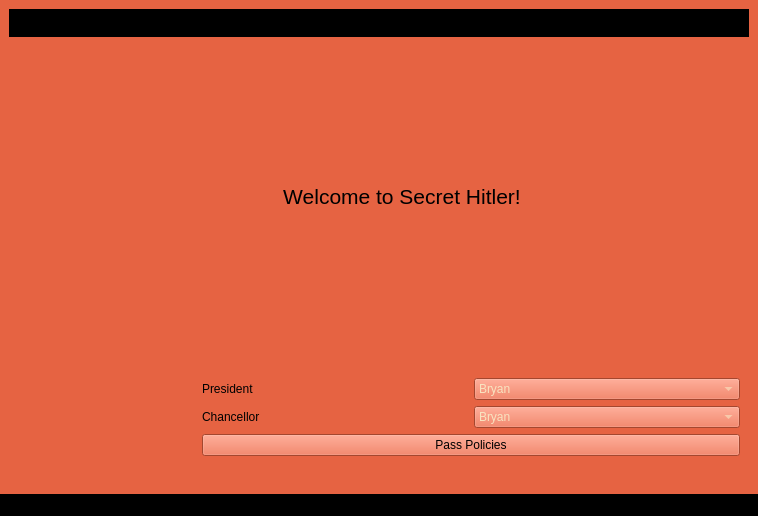
<?xml version="1.0" encoding="UTF-8"?>
<ui version="4.0">
 <class>MainWindow</class>
 <widget class="QMainWindow" name="MainWindow">
  <property name="geometry">
   <rect>
    <x>0</x>
    <y>0</y>
    <width>758</width>
    <height>516</height>
   </rect>
  </property>
  <property name="windowTitle">
   <string>MainWindow</string>
  </property>
  <property name="windowIcon">
   <iconset resource="resources/sh.qrc">
    <normaloff>:/sh/Secret-Hitler.png</normaloff>:/sh/Secret-Hitler.png</iconset>
  </property>
  <property name="styleSheet">
   <string notr="true">background-color: rgb(230, 99, 66);</string>
  </property>
  <property name="documentMode">
   <bool>false</bool>
  </property>
  <widget class="QWidget" name="centralwidget">
   <layout class="QGridLayout" name="gridLayout_7">
    <item row="0" column="0" colspan="2">
     <widget class="QFrame" name="frame">
      <property name="styleSheet">
       <string notr="true">background-color: rgb(0, 0, 0);</string>
      </property>
      <property name="frameShape">
       <enum>QFrame::StyledPanel</enum>
      </property>
      <property name="frameShadow">
       <enum>QFrame::Raised</enum>
      </property>
      <layout class="QGridLayout" name="gridLayout">
       <property name="leftMargin">
        <number>2</number>
       </property>
       <property name="topMargin">
        <number>2</number>
       </property>
       <property name="rightMargin">
        <number>2</number>
       </property>
       <property name="bottomMargin">
        <number>2</number>
       </property>
       <item row="0" column="0">
        <layout class="QHBoxLayout" name="horizontalLayout">
         <item>
          <spacer name="horizontalSpacer">
           <property name="orientation">
            <enum>Qt::Horizontal</enum>
           </property>
           <property name="sizeHint" stdset="0">
            <size>
             <width>40</width>
             <height>20</height>
            </size>
           </property>
          </spacer>
         </item>
         <item>
          <widget class="QPushButton" name="pushButton_min">
           <property name="text">
            <string/>
           </property>
           <property name="icon">
            <iconset resource="resources/sh.qrc">
             <normaloff>:/window_controls/min.bmp</normaloff>:/window_controls/min.bmp</iconset>
           </property>
           <property name="flat">
            <bool>true</bool>
           </property>
          </widget>
         </item>
         <item>
          <widget class="QPushButton" name="pushButton_max">
           <property name="text">
            <string/>
           </property>
           <property name="icon">
            <iconset resource="resources/sh.qrc">
             <normaloff>:/window_controls/max.bmp</normaloff>:/window_controls/max.bmp</iconset>
           </property>
           <property name="flat">
            <bool>true</bool>
           </property>
          </widget>
         </item>
         <item>
          <widget class="QPushButton" name="pushButton_close">
           <property name="text">
            <string/>
           </property>
           <property name="icon">
            <iconset resource="resources/sh.qrc">
             <normaloff>:/window_controls/close.bmp</normaloff>:/window_controls/close.bmp</iconset>
           </property>
           <property name="checkable">
            <bool>false</bool>
           </property>
           <property name="autoDefault">
            <bool>false</bool>
           </property>
           <property name="flat">
            <bool>true</bool>
           </property>
          </widget>
         </item>
        </layout>
       </item>
      </layout>
     </widget>
    </item>
    <item row="1" column="0" rowspan="3">
     <layout class="QVBoxLayout" name="verticalLayout_2">
      <item>
       <widget class="QPushButton" name="pushButton_new_game">
        <property name="whatsThis">
         <string>New Game</string>
        </property>
        <property name="text">
         <string/>
        </property>
        <property name="icon">
         <iconset resource="resources/sh.qrc">
          <normaloff>:/sh/hitler.bmp</normaloff>:/sh/hitler.bmp</iconset>
        </property>
        <property name="iconSize">
         <size>
          <width>60</width>
          <height>60</height>
         </size>
        </property>
        <property name="shortcut">
         <string>Ctrl+N</string>
        </property>
        <property name="flat">
         <bool>true</bool>
        </property>
       </widget>
      </item>
      <item>
       <widget class="QPushButton" name="pushButton_email">
        <property name="whatsThis">
         <string>Email Settings</string>
        </property>
        <property name="text">
         <string/>
        </property>
        <property name="icon">
         <iconset resource="resources/sh.qrc">
          <normaloff>:/sh/email.bmp</normaloff>:/sh/email.bmp</iconset>
        </property>
        <property name="iconSize">
         <size>
          <width>60</width>
          <height>60</height>
         </size>
        </property>
        <property name="shortcut">
         <string>Ctrl+M</string>
        </property>
        <property name="flat">
         <bool>true</bool>
        </property>
       </widget>
      </item>
      <item>
       <widget class="QPushButton" name="pushButton_players">
        <property name="whatsThis">
         <string>Players</string>
        </property>
        <property name="text">
         <string/>
        </property>
        <property name="icon">
         <iconset resource="resources/sh.qrc">
          <normaloff>:/sh/players.bmp</normaloff>:/sh/players.bmp</iconset>
        </property>
        <property name="iconSize">
         <size>
          <width>60</width>
          <height>60</height>
         </size>
        </property>
        <property name="shortcut">
         <string>Ctrl+P</string>
        </property>
        <property name="flat">
         <bool>true</bool>
        </property>
       </widget>
      </item>
     </layout>
    </item>
    <item row="1" column="1">
     <spacer name="verticalSpacer">
      <property name="orientation">
       <enum>Qt::Vertical</enum>
      </property>
      <property name="sizeHint" stdset="0">
       <size>
        <width>20</width>
        <height>120</height>
       </size>
      </property>
     </spacer>
    </item>
    <item row="2" column="1">
     <layout class="QGridLayout" name="gridLayout_5">
      <item row="0" column="1">
       <widget class="QLabel" name="label_3">
        <property name="font">
         <font>
          <pointsize>16</pointsize>
         </font>
        </property>
        <property name="text">
         <string>Welcome to Secret Hitler!</string>
        </property>
        <property name="alignment">
         <set>Qt::AlignCenter</set>
        </property>
       </widget>
      </item>
      <item row="0" column="0">
       <spacer name="horizontalSpacer_2">
        <property name="orientation">
         <enum>Qt::Horizontal</enum>
        </property>
        <property name="sizeHint" stdset="0">
         <size>
          <width>40</width>
          <height>20</height>
         </size>
        </property>
       </spacer>
      </item>
      <item row="0" column="2">
       <spacer name="horizontalSpacer_3">
        <property name="orientation">
         <enum>Qt::Horizontal</enum>
        </property>
        <property name="sizeHint" stdset="0">
         <size>
          <width>40</width>
          <height>20</height>
         </size>
        </property>
       </spacer>
      </item>
     </layout>
    </item>
    <item row="3" column="1">
     <spacer name="verticalSpacer_2">
      <property name="orientation">
       <enum>Qt::Vertical</enum>
      </property>
      <property name="sizeHint" stdset="0">
       <size>
        <width>20</width>
        <height>120</height>
       </size>
      </property>
     </spacer>
    </item>
    <item row="4" column="0" colspan="2">
     <layout class="QHBoxLayout" name="horizontalLayout_5">
      <item>
       <widget class="QPushButton" name="pushButton_pass_policies">
        <property name="whatsThis">
         <string>Pass Policies</string>
        </property>
        <property name="text">
         <string/>
        </property>
        <property name="icon">
         <iconset resource="resources/sh.qrc">
          <normaloff>:/actions/pass_policies.bmp</normaloff>:/actions/pass_policies.bmp</iconset>
        </property>
        <property name="iconSize">
         <size>
          <width>60</width>
          <height>60</height>
         </size>
        </property>
        <property name="shortcut">
         <string>Ctrl+P</string>
        </property>
        <property name="flat">
         <bool>true</bool>
        </property>
       </widget>
      </item>
      <item>
       <widget class="QPushButton" name="pushButton_reveal_player">
        <property name="whatsThis">
         <string>Reveal Party Affiliation</string>
        </property>
        <property name="text">
         <string/>
        </property>
        <property name="icon">
         <iconset resource="resources/sh.qrc">
          <normaloff>:/actions/reveal_player.bmp</normaloff>:/actions/reveal_player.bmp</iconset>
        </property>
        <property name="iconSize">
         <size>
          <width>60</width>
          <height>60</height>
         </size>
        </property>
        <property name="shortcut">
         <string>Ctrl+R</string>
        </property>
        <property name="flat">
         <bool>true</bool>
        </property>
       </widget>
      </item>
      <item>
       <widget class="QPushButton" name="pushButton_examine_top">
        <property name="whatsThis">
         <string>President Examines Top Three</string>
        </property>
        <property name="text">
         <string/>
        </property>
        <property name="icon">
         <iconset resource="resources/sh.qrc">
          <normaloff>:/actions/reveal_top_three.bmp</normaloff>:/actions/reveal_top_three.bmp</iconset>
        </property>
        <property name="iconSize">
         <size>
          <width>60</width>
          <height>60</height>
         </size>
        </property>
        <property name="shortcut">
         <string>Ctrl+E</string>
        </property>
        <property name="flat">
         <bool>true</bool>
        </property>
       </widget>
      </item>
      <item>
       <widget class="QPushButton" name="pushButton_play_top">
        <property name="whatsThis">
         <string>Play Top Policy</string>
        </property>
        <property name="text">
         <string/>
        </property>
        <property name="icon">
         <iconset resource="resources/sh.qrc">
          <normaloff>:/actions/enact_top_policy.bmp</normaloff>:/actions/enact_top_policy.bmp</iconset>
        </property>
        <property name="iconSize">
         <size>
          <width>60</width>
          <height>60</height>
         </size>
        </property>
        <property name="shortcut">
         <string>Ctrl+T</string>
        </property>
        <property name="flat">
         <bool>true</bool>
        </property>
       </widget>
      </item>
      <item>
       <widget class="QStackedWidget" name="stackedWidget">
        <property name="palette">
         <palette>
          <active>
           <colorrole role="WindowText">
            <brush brushstyle="SolidPattern">
             <color alpha="255">
              <red>248</red>
              <green>227</green>
              <blue>192</blue>
             </color>
            </brush>
           </colorrole>
           <colorrole role="Button">
            <brush brushstyle="SolidPattern">
             <color alpha="255">
              <red>230</red>
              <green>99</green>
              <blue>66</blue>
             </color>
            </brush>
           </colorrole>
           <colorrole role="Text">
            <brush brushstyle="SolidPattern">
             <color alpha="255">
              <red>248</red>
              <green>227</green>
              <blue>192</blue>
             </color>
            </brush>
           </colorrole>
           <colorrole role="ButtonText">
            <brush brushstyle="SolidPattern">
             <color alpha="255">
              <red>248</red>
              <green>227</green>
              <blue>192</blue>
             </color>
            </brush>
           </colorrole>
           <colorrole role="Base">
            <brush brushstyle="SolidPattern">
             <color alpha="255">
              <red>230</red>
              <green>99</green>
              <blue>66</blue>
             </color>
            </brush>
           </colorrole>
           <colorrole role="Window">
            <brush brushstyle="SolidPattern">
             <color alpha="255">
              <red>230</red>
              <green>99</green>
              <blue>66</blue>
             </color>
            </brush>
           </colorrole>
           <colorrole role="HighlightedText">
            <brush brushstyle="SolidPattern">
             <color alpha="255">
              <red>255</red>
              <green>0</green>
              <blue>0</blue>
             </color>
            </brush>
           </colorrole>
           <colorrole role="PlaceholderText">
            <brush brushstyle="NoBrush">
             <color alpha="128">
              <red>248</red>
              <green>227</green>
              <blue>192</blue>
             </color>
            </brush>
           </colorrole>
          </active>
          <inactive>
           <colorrole role="WindowText">
            <brush brushstyle="SolidPattern">
             <color alpha="255">
              <red>248</red>
              <green>227</green>
              <blue>192</blue>
             </color>
            </brush>
           </colorrole>
           <colorrole role="Button">
            <brush brushstyle="SolidPattern">
             <color alpha="255">
              <red>230</red>
              <green>99</green>
              <blue>66</blue>
             </color>
            </brush>
           </colorrole>
           <colorrole role="Text">
            <brush brushstyle="SolidPattern">
             <color alpha="255">
              <red>248</red>
              <green>227</green>
              <blue>192</blue>
             </color>
            </brush>
           </colorrole>
           <colorrole role="ButtonText">
            <brush brushstyle="SolidPattern">
             <color alpha="255">
              <red>248</red>
              <green>227</green>
              <blue>192</blue>
             </color>
            </brush>
           </colorrole>
           <colorrole role="Base">
            <brush brushstyle="SolidPattern">
             <color alpha="255">
              <red>230</red>
              <green>99</green>
              <blue>66</blue>
             </color>
            </brush>
           </colorrole>
           <colorrole role="Window">
            <brush brushstyle="SolidPattern">
             <color alpha="255">
              <red>230</red>
              <green>99</green>
              <blue>66</blue>
             </color>
            </brush>
           </colorrole>
           <colorrole role="HighlightedText">
            <brush brushstyle="SolidPattern">
             <color alpha="255">
              <red>255</red>
              <green>0</green>
              <blue>0</blue>
             </color>
            </brush>
           </colorrole>
           <colorrole role="PlaceholderText">
            <brush brushstyle="NoBrush">
             <color alpha="128">
              <red>248</red>
              <green>227</green>
              <blue>192</blue>
             </color>
            </brush>
           </colorrole>
          </inactive>
          <disabled>
           <colorrole role="WindowText">
            <brush brushstyle="SolidPattern">
             <color alpha="255">
              <red>248</red>
              <green>227</green>
              <blue>192</blue>
             </color>
            </brush>
           </colorrole>
           <colorrole role="Button">
            <brush brushstyle="SolidPattern">
             <color alpha="255">
              <red>230</red>
              <green>99</green>
              <blue>66</blue>
             </color>
            </brush>
           </colorrole>
           <colorrole role="Text">
            <brush brushstyle="SolidPattern">
             <color alpha="255">
              <red>248</red>
              <green>227</green>
              <blue>192</blue>
             </color>
            </brush>
           </colorrole>
           <colorrole role="ButtonText">
            <brush brushstyle="SolidPattern">
             <color alpha="255">
              <red>248</red>
              <green>227</green>
              <blue>192</blue>
             </color>
            </brush>
           </colorrole>
           <colorrole role="Base">
            <brush brushstyle="SolidPattern">
             <color alpha="255">
              <red>230</red>
              <green>99</green>
              <blue>66</blue>
             </color>
            </brush>
           </colorrole>
           <colorrole role="Window">
            <brush brushstyle="SolidPattern">
             <color alpha="255">
              <red>230</red>
              <green>99</green>
              <blue>66</blue>
             </color>
            </brush>
           </colorrole>
           <colorrole role="HighlightedText">
            <brush brushstyle="SolidPattern">
             <color alpha="255">
              <red>255</red>
              <green>0</green>
              <blue>0</blue>
             </color>
            </brush>
           </colorrole>
           <colorrole role="PlaceholderText">
            <brush brushstyle="NoBrush">
             <color alpha="128">
              <red>248</red>
              <green>227</green>
              <blue>192</blue>
             </color>
            </brush>
           </colorrole>
          </disabled>
         </palette>
        </property>
        <property name="autoFillBackground">
         <bool>false</bool>
        </property>
        <property name="styleSheet">
         <string notr="true"/>
        </property>
        <property name="currentIndex">
         <number>0</number>
        </property>
        <widget class="QWidget" name="stackedWidgetPage1">
         <layout class="QGridLayout" name="gridLayout_2">
          <item row="0" column="0">
           <layout class="QVBoxLayout" name="verticalLayout">
            <item>
             <layout class="QHBoxLayout" name="horizontalLayout_2">
              <item>
               <widget class="QLabel" name="label">
                <property name="text">
                 <string>President</string>
                </property>
               </widget>
              </item>
              <item>
               <widget class="QComboBox" name="comboBox_president">
                <property name="styleSheet">
                 <string notr="true">color: rgb(248, 227, 192);
background-color: rgb(230, 99, 66);
selection-color: rgb(230, 99, 66);
selection-background-color: rgb(248, 227, 192);</string>
                </property>
                <item>
                 <property name="text">
                  <string>Bryan</string>
                 </property>
                </item>
                <item>
                 <property name="text">
                  <string>Kristen</string>
                 </property>
                </item>
                <item>
                 <property name="text">
                  <string>Jason</string>
                 </property>
                </item>
                <item>
                 <property name="text">
                  <string>Bryant</string>
                 </property>
                </item>
                <item>
                 <property name="text">
                  <string>Josh</string>
                 </property>
                </item>
                <item>
                 <property name="text">
                  <string>Monica</string>
                 </property>
                </item>
                <item>
                 <property name="text">
                  <string>Jackson</string>
                 </property>
                </item>
                <item>
                 <property name="text">
                  <string>Aleska</string>
                 </property>
                </item>
                <item>
                 <property name="text">
                  <string>Judith</string>
                 </property>
                </item>
                <item>
                 <property name="text">
                  <string>Benj</string>
                 </property>
                </item>
               </widget>
              </item>
             </layout>
            </item>
            <item>
             <layout class="QHBoxLayout" name="horizontalLayout_3">
              <item>
               <widget class="QLabel" name="label_2">
                <property name="text">
                 <string>Chancellor</string>
                </property>
               </widget>
              </item>
              <item>
               <widget class="QComboBox" name="comboBox_chancellor">
                <property name="styleSheet">
                 <string notr="true">color: rgb(248, 227, 192);
background-color: rgb(230, 99, 66);
selection-color: rgb(230, 99, 66);
selection-background-color: rgb(248, 227, 192);</string>
                </property>
                <item>
                 <property name="text">
                  <string>Bryan</string>
                 </property>
                </item>
                <item>
                 <property name="text">
                  <string>Kristen</string>
                 </property>
                </item>
                <item>
                 <property name="text">
                  <string>Jason</string>
                 </property>
                </item>
                <item>
                 <property name="text">
                  <string>Bryant</string>
                 </property>
                </item>
                <item>
                 <property name="text">
                  <string>Josh</string>
                 </property>
                </item>
                <item>
                 <property name="text">
                  <string>Monica</string>
                 </property>
                </item>
                <item>
                 <property name="text">
                  <string>Jackson</string>
                 </property>
                </item>
                <item>
                 <property name="text">
                  <string>Aleska</string>
                 </property>
                </item>
                <item>
                 <property name="text">
                  <string>Judith</string>
                 </property>
                </item>
                <item>
                 <property name="text">
                  <string>Benj</string>
                 </property>
                </item>
               </widget>
              </item>
             </layout>
            </item>
            <item>
             <widget class="QPushButton" name="pushButton_pass">
              <property name="text">
               <string>Pass Policies</string>
              </property>
             </widget>
            </item>
           </layout>
          </item>
         </layout>
        </widget>
        <widget class="QWidget" name="stackedWidgetPage2">
         <layout class="QGridLayout" name="gridLayout_3">
          <item row="0" column="0">
           <widget class="QLabel" name="label_pres_info_1">
            <property name="text">
             <string>Info about president...</string>
            </property>
            <property name="alignment">
             <set>Qt::AlignCenter</set>
            </property>
           </widget>
          </item>
          <item row="1" column="0">
           <layout class="QHBoxLayout" name="horizontalLayout_4">
            <item>
             <widget class="QLabel" name="label_4">
              <property name="text">
               <string>Player to be revealed to president:</string>
              </property>
             </widget>
            </item>
            <item>
             <widget class="QComboBox" name="comboBox_about_player">
              <property name="styleSheet">
               <string notr="true">color: rgb(248, 227, 192);
background-color: rgb(230, 99, 66);
selection-color: rgb(230, 99, 66);
selection-background-color: rgb(248, 227, 192);</string>
              </property>
              <item>
               <property name="text">
                <string>Bryan</string>
               </property>
              </item>
              <item>
               <property name="text">
                <string>Kristen</string>
               </property>
              </item>
              <item>
               <property name="text">
                <string>Jason</string>
               </property>
              </item>
              <item>
               <property name="text">
                <string>Bryant</string>
               </property>
              </item>
              <item>
               <property name="text">
                <string>Josh</string>
               </property>
              </item>
              <item>
               <property name="text">
                <string>Monica</string>
               </property>
              </item>
              <item>
               <property name="text">
                <string>Jackson</string>
               </property>
              </item>
              <item>
               <property name="text">
                <string>Aleska</string>
               </property>
              </item>
              <item>
               <property name="text">
                <string>Judith</string>
               </property>
              </item>
              <item>
               <property name="text">
                <string>Benj</string>
               </property>
              </item>
             </widget>
            </item>
           </layout>
          </item>
          <item row="2" column="0">
           <widget class="QPushButton" name="pushButton_reveal">
            <property name="text">
             <string>Reveal Party</string>
            </property>
           </widget>
          </item>
         </layout>
        </widget>
        <widget class="QWidget" name="stackedWidgetPage3">
         <layout class="QGridLayout" name="gridLayout_4">
          <item row="0" column="0">
           <layout class="QVBoxLayout" name="verticalLayout_3">
            <item>
             <widget class="QLabel" name="label_pres_info_2">
              <property name="text">
               <string>Info about president...</string>
              </property>
              <property name="alignment">
               <set>Qt::AlignCenter</set>
              </property>
             </widget>
            </item>
            <item>
             <widget class="QPushButton" name="pushButton_examine">
              <property name="text">
               <string>Examine Top Three</string>
              </property>
             </widget>
            </item>
           </layout>
          </item>
         </layout>
        </widget>
        <widget class="QWidget" name="stackedWidgetPage4">
         <layout class="QGridLayout" name="gridLayout_6">
          <item row="0" column="0">
           <widget class="QPushButton" name="pushButton_enact">
            <property name="text">
             <string>Enact Top Policy</string>
            </property>
           </widget>
          </item>
         </layout>
        </widget>
       </widget>
      </item>
     </layout>
    </item>
   </layout>
  </widget>
  <widget class="QStatusBar" name="statusbar">
   <property name="styleSheet">
    <string notr="true">color: rgb(255,255,255);
background-color: rgb(0, 0, 0);</string>
   </property>
  </widget>
 </widget>
 <resources>
  <include location="resources/sh.qrc"/>
 </resources>
 <connections/>
</ui>
